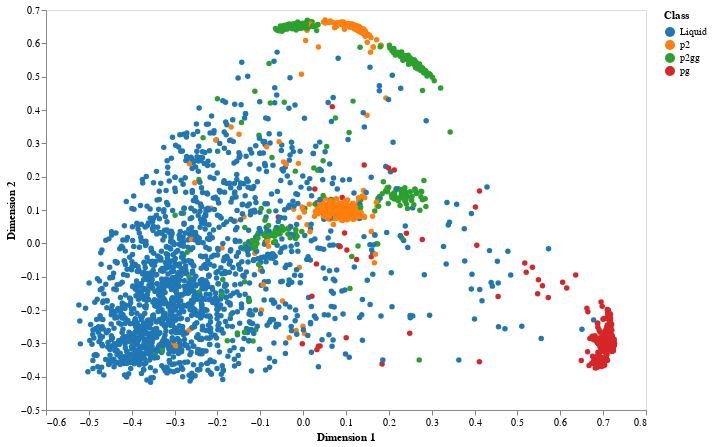

The cell this chart's notebook holds for it:
### Markdown cell above
In the above image we can see two high density clusters,
in cyan and magenta which would be two of the crystals.
The blue, which is scattered across the space
is quite clearly the liquid state.
From this there is not a lot of separation between the different states,
with the liquid occupying the entire space.

An alternate approach to the dimensionality reduction
is to use a non-linear combination of feature space.
This effectively makes the changes in some regions
more important than changes in other regions.
The `KernelPCA` class in Scikit-learn allows for the choice of 'kernel',
where a kernel is a way of performing this non-linear combination of variables.
The kernel I have chosen to use is the [Radial Basis Function (RBF)](http://scikit-learn.org/stable/modules/metrics.html#rbf-kernel).

### Code cell
kpca = decomposition.KernelPCA(n_components=2, kernel='rbf')
X_r = kpca.fit_transform(X_o)
fig = figures.plot_dimensionality_reduction(X_r, y)
fig

### Figure 1 — Vega-Lite specification as saved in the notebook (floating-point values rounded to 4 significant figures; data arrays with more than 128 entries replaced by an {"elided": "..."} marker saying what was removed)
{"$schema": "https://vega.github.io/schema/vega-lite/v3.3.0.json", "config": {"axis": {"grid": false}, "view": {"height": 400, "width": 600}}, "data": {"name": "data-a3aadfe24387ffbab4b7ea6f06e3f918"}, "datasets": {"data-a3aadfe24387ffbab4b7ea6f06e3f918": {"elided": "3000 records"}}, "encoding": {"color": {"field": "class", "scale": {"scheme": "category10"}, "title": "Class", "type": "nominal"}, "x": {"field": "dim1", "title": "Dimension 1", "type": "quantitative"}, "y": {"field": "dim2", "title": "Dimension 2", "type": "quantitative"}}, "mark": {"opacity": 1, "type": "circle"}}
